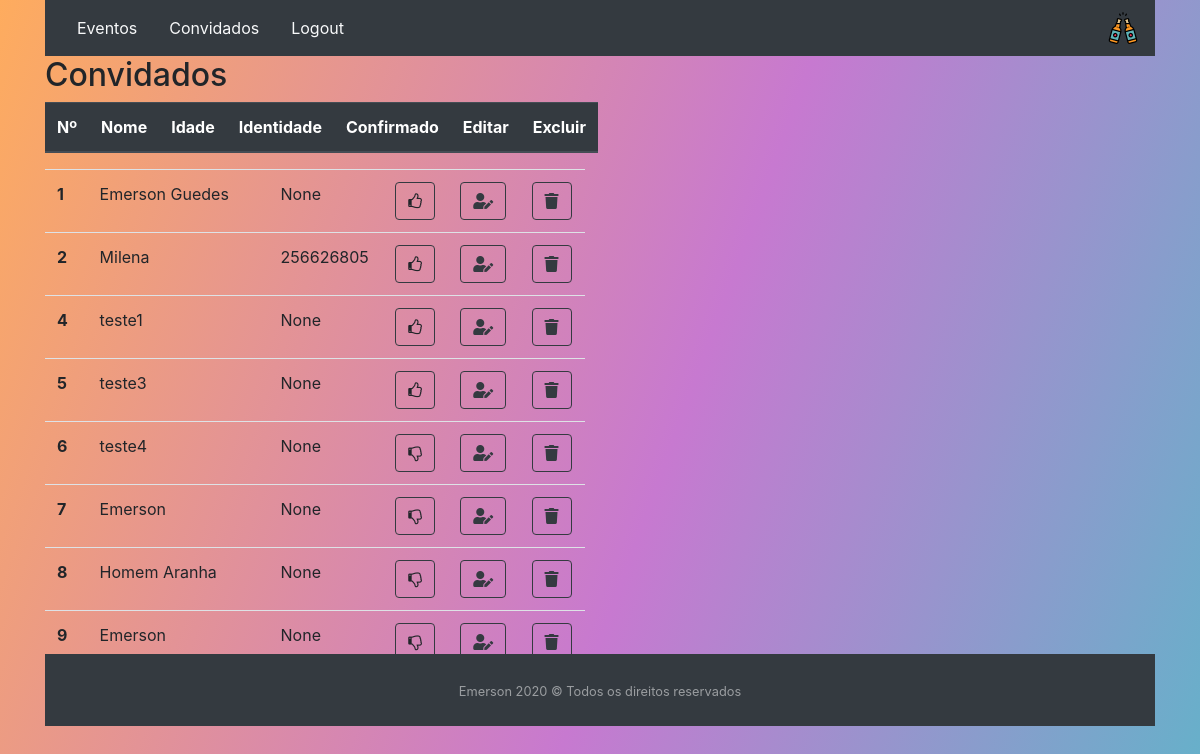
The app's page /eventos/convidadoEvento/1 (signed in) with its own data.
### convidado/models.py (models this page shows, shortened)
class Convidado(models.Model):
    evento = models.ManyToManyField(Evento)
    user = models.ForeignKey(settings.AUTH_USER_MODEL,default=1, on_delete=models.CASCADE)
    nome = models.CharField(max_length=100)
    nascimento = models.DateField()
    identidade = models.CharField(max_length=9,null=True, blank=True)
    confirmado = models.BooleanField()

### evento/views.py (the view)
# urls.py: path('convidadoEvento/<id>',convidadoEvento, name='convidadoEvento')
@login_required()
def convidadoEvento(request, id):
    convidado = Convidado.objects.filter(
        evento = id, user=request.user
    )
    return render(request, 'evento/listaconvidadoevento.html', {'convidados': convidado})

### evento/templates/evento/listaconvidadoevento.html
{%extends 'convidado/base.html'%}
{%load static%}
{%block menu%}
<nav class="navbar navbar-dark bg-dark">
    <ul class="nav">
      <li class="nav-item">
        <a class="nav-link text-light bg-dark" href="{%url 'eventos'%}">Eventos</a>
      </li>
      <li class="nav-item">
        <a class="nav-link active text-light bg-dark" href="{%url 'convidados'%}">Convidados</a>
      </li>
      <li class="nav-item">
         <a class="nav-link text-light bg-dark" href="{%url 'logout'%}" >Logout</a>
      </li>
    </ul>
    <div>
        <img src="{% static '/img/cerveja.png'%}">
    </div>
</nav>
{%endblock%}
{%block main%}
<div class="row">
    <div class="col-sm-6 ">
        <h2 >Convidados</h2>
        <table class="table">
          <thead class="thead-dark">
            <tr>
              <th scope="col">Nº</th>
              <th scope="col">Nome</th>
              <th scope="col">Idade</th>
              <th scope="col">Identidade</th>
              <th scope="col">Confirmado</th>
              <th scope="col">Editar</th>
              <th scope="col">Excluir</th>
            </tr>
          </thead>
        </table>
        <div class="anyClass">
            <table class="table">
                <tbody>
                    {%for convidados in convidados%}
                    <tr>
                      <th scope="row">{{convidados.id}}</th>
                      <td>{{convidados.nome}}</td>
                      <td>{{convidados.idade}}</td>
                      <td>{{convidados.identidade}}</td>
                      {%if convidados.confirmado == True %}
                        <td>
                            <a   class="btn btn-outline-dark" >
                              <i class="fa fa-thumbs-o-up"></i>
                            </a>
                        </td>
                      {%else%}
                        <td>
                            <a   class="btn btn-outline-dark" >
                              <i class="fa fa-thumbs-o-down"></i>
                            </a>
                        </td>
                       {%endif%}
                      <td>
                          <a   class="btn btn-outline-dark" href="{%url 'convidadoUpdate' convidados.id %}">
                              <i class="fas fa-user-edit"></i>
                          </a>
                      </td>
                      <td>
                          <a class="btn btn-outline-dark" href="{%url 'convidadoDelete' convidados.id %}">
                              <i class="fas fa-trash" ></i>
                          </a>
                      </td>
                    </tr>
                    {%endfor%}
                  </tbody>
            </table>
        </div>
    </div>
</div>
{%endblock%}

### static/stick-footer.css (style rules this page uses)
html, body { height: 100%; }
body { background: #007bff; background: linear-gradient(to right, #0062E6, #33AEFF); }

### static/style.css (style rules this page uses)
body { background: linear-gradient(110deg, #fc00ff, #00dbde ); }

### static/scroll.css (style rules this page uses)
.anyClass { height:485px; overflow-y: scroll; }

### records on screen
Convidado: id "1", nome "Emerson Guedes", identidade "None", confirmado True (drawn)
Convidado: id "2", nome "Milena", identidade "256626805", confirmado True (drawn)
Convidado: id "4", nome "teste1", identidade "None", confirmado True (drawn)
Convidado: id "5", nome "teste3", identidade "None", confirmado True (drawn)
Convidado: id "6", nome "teste4", identidade "None", confirmado False (drawn)
Convidado: id "7", nome "Emerson", identidade "None", confirmado False (drawn)
Convidado: id "8", nome "Homem Aranha", identidade "None", confirmado False (drawn)
Convidado: id "9", nome "Emerson", identidade "None", confirmado False (drawn)
